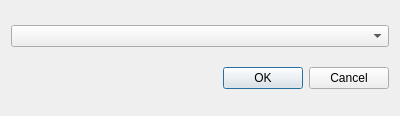
<?xml version="1.0" encoding="UTF-8"?>
<ui version="4.0">
 <class>MenuPorts</class>
 <widget class="QDialog" name="MenuPorts">
  <property name="windowModality">
   <enum>Qt::ApplicationModal</enum>
  </property>
  <property name="geometry">
   <rect>
    <x>0</x>
    <y>0</y>
    <width>400</width>
    <height>116</height>
   </rect>
  </property>
  <property name="windowTitle">
   <string>Sélection du port COM</string>
  </property>
  <property name="modal">
   <bool>true</bool>
  </property>
  <layout class="QGridLayout" name="gridLayout">
   <item row="2" column="0">
    <widget class="QDialogButtonBox" name="buttonBox">
     <property name="orientation">
      <enum>Qt::Horizontal</enum>
     </property>
     <property name="standardButtons">
      <set>QDialogButtonBox::Cancel|QDialogButtonBox::Ok</set>
     </property>
    </widget>
   </item>
   <item row="1" column="0">
    <widget class="QComboBox" name="listePorts"/>
   </item>
  </layout>
 </widget>
 <resources/>
 <connections>
  <connection>
   <sender>buttonBox</sender>
   <signal>accepted()</signal>
   <receiver>MenuPorts</receiver>
   <slot>accept()</slot>
   <hints>
    <hint type="sourcelabel">
     <x>248</x>
     <y>254</y>
    </hint>
    <hint type="destinationlabel">
     <x>157</x>
     <y>274</y>
    </hint>
   </hints>
  </connection>
  <connection>
   <sender>buttonBox</sender>
   <signal>rejected()</signal>
   <receiver>MenuPorts</receiver>
   <slot>reject()</slot>
   <hints>
    <hint type="sourcelabel">
     <x>316</x>
     <y>260</y>
    </hint>
    <hint type="destinationlabel">
     <x>286</x>
     <y>274</y>
    </hint>
   </hints>
  </connection>
 </connections>
</ui>
